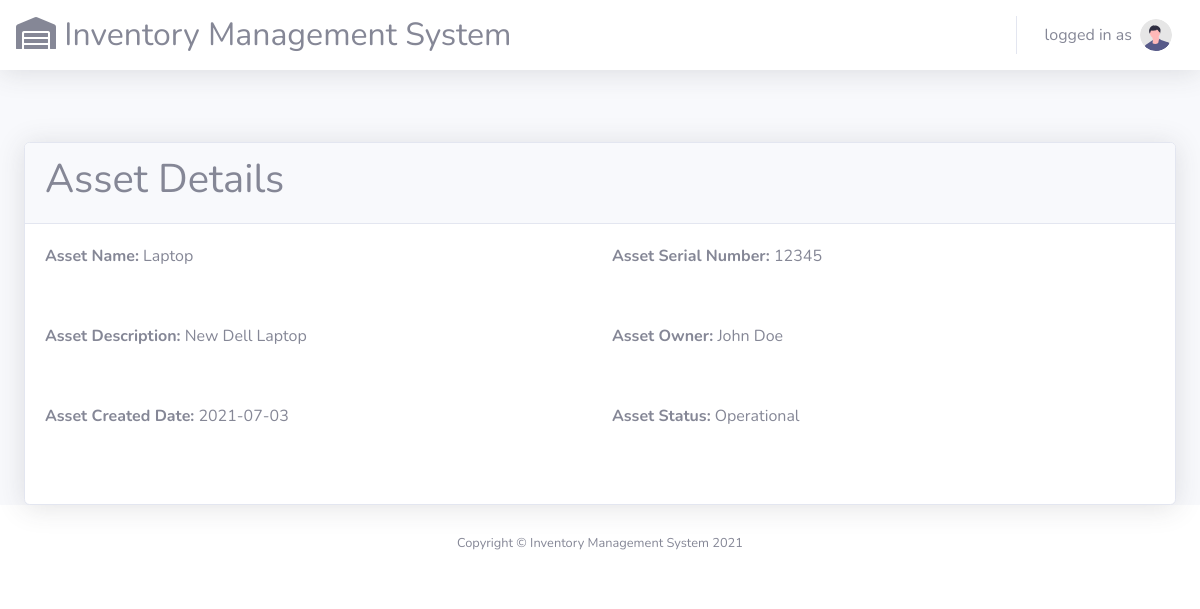
The page /view-asset.php?id=1 on the database its author committed.
### tables this page shows
CREATE TABLE `asset` (
  `id` int(11) NOT NULL,
  `asset_name` varchar(100) NOT NULL,
  `asset_SN` varchar(100) NOT NULL,
  `asset_description` varchar(100) NOT NULL,
  `asset_owner` varchar(100) NOT NULL,
  `date` date NOT NULL,
  `status` varchar(100) NOT NULL
);

### view-asset.php (the view, shortened to what this page needs)
<!DOCTYPE html>
<html lang="en">
<head>
    <?php
        include_once 'includes/head.php';
    ?>
</head>
<body id="page-top">
    <div id="wrapper">
        <div id="content-wrapper" class="d-flex flex-column">
            <div id="content">
                <?php
                    include_once 'includes/nav.php';
                ?>
                <?php
                    @$id = $_GET['id'];
                    $records = mysqli_query($conn,"SELECT * FROM `asset` WHERE `id` = '$id'") OR die(mysqli_error($conn));
                    while($record=mysqli_fetch_assoc($records)){
                        $asset_name = $record['asset_name'];
                        $asset_SN = $record['asset_SN'];
                        $asset_description = $record['asset_description'];
                        $asset_owner = $record['asset_owner'];
                        $date = $record['date'];
                        $status = $record['status'];
                    }
                ?>
                <div class="container-fluid">
                    <div class="card shadow mt-5">
                        <div class="card-header">
                            <h1>Asset Details</h1>
                        </div>
                        <div class="card-body">
                        <form action="">
                                <div class="row">
                                    <div class="col">
                                        <label for=""><strong>Asset Name:</strong>  <?php echo $asset_name; ?></label>
                                    </div>
                                    <div class="col mb-5">
                                        <label for=""><strong>Asset Serial Number:</strong>  <?php echo $asset_SN; ?></label>
                                    </div>
                                </div>
                                <div class="row">
                                    <div class="col mb-5">
                                        <label for=""><strong>Asset Description:</strong>  </label>
                                        <label for="">
                                            <?php echo $asset_description; ?>
                                        </label>
                                    </div>
                                    <div class="col mb-5">
                                        <label for=""><strong>Asset Owner:</strong>  <?php echo $asset_owner; ?></label>
                                    </div>
                                </div>
                                <div class="row">
                                    <div class="col">
                                        <label for=""><strong>Asset Created Date:</strong>  <?php echo $date; ?></label>
                                    </div>
                                    <div class="col mb-5">
                                        <label for=""><strong>Asset Status:</strong>  <?php echo $status; ?></label>
                                    </div>
                                </div>
                            </form>
                        </div>
                    </div>
                </div>
            </div>
            <footer class="sticky-footer bg-white">
                <?php
                    include_once 'includes/footer.php';
                ?>
            </footer>
        </div>
    </div>
</body>
</html>

### rows shown on the page
asset: asset_name "Laptop", asset_SN "12345", asset_description "New Dell Laptop", asset_owner "John Doe", date "2021-07-03", status "Operational"
